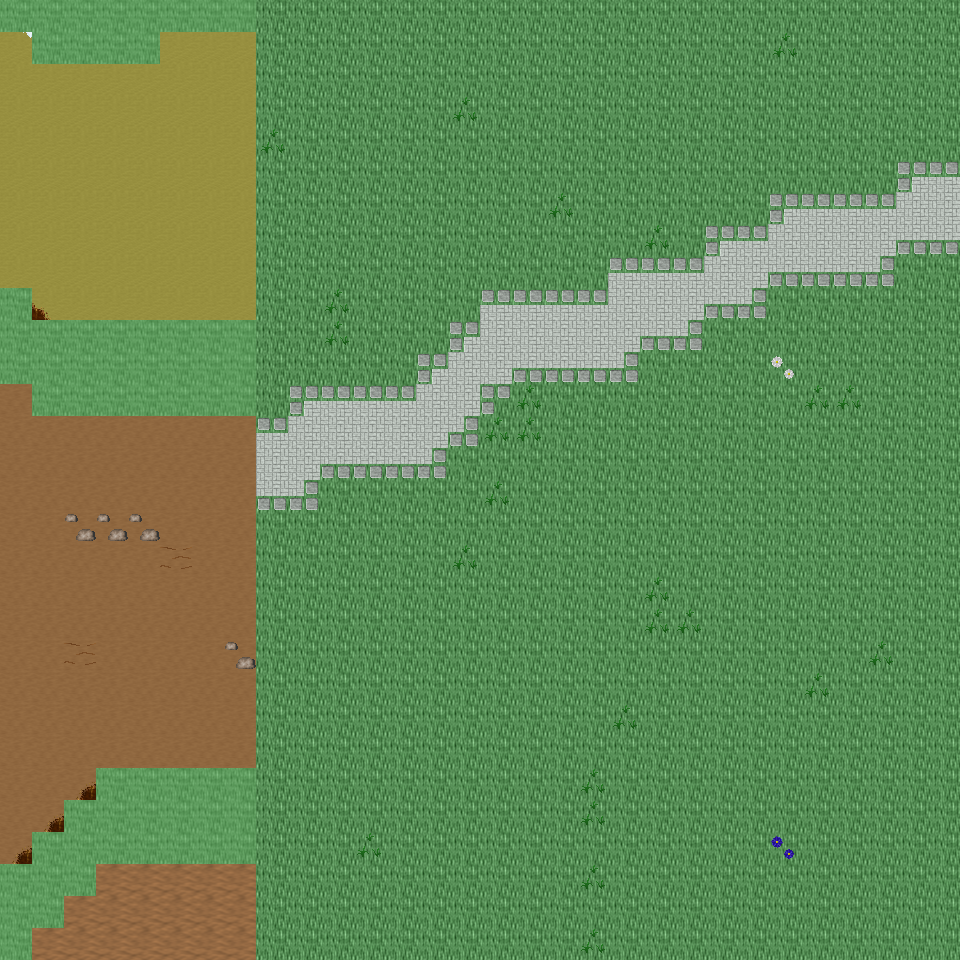

Tiled map render using the project's own tile images. Description and the map definition, with tile-layer contents summarised, below:
An orthogonal 30x30 tile map with 32x32 px tiles, 6 tile layers (Ground, Object, Object2, Above, ...), 31 tilesets and 4 objects (4x mapExit).

<map version="1.0" orientation="orthogonal" renderorder="right-down" width="30" height="30" tilewidth="32" tileheight="32" nextobjectid="5">
  <tileset firstgid="1" name="tileset_ground_ground" tilewidth="32" tileheight="32" tilecount="33" columns="3">
    <image source="../drawable/tileset_ground_ground.png" width="96" height="352" />
  </tileset>
  <tileset firstgid="34" name="tileset_ground_ice_ice" tilewidth="32" tileheight="32" tilecount="3" columns="3">
    <image source="../drawable/tileset_ground_ice_ice.png" width="96" height="32" />
  </tileset>
  <tileset firstgid="37" name="tileset_plant_grasses" tilewidth="32" tileheight="32" tilecount="6" columns="3">
    <image source="../drawable/tileset_plant_grasses.png" width="96" height="64" />
  </tileset>
  <tileset firstgid="43" name="tileset_plant_flower_daisy_white" tilewidth="32" tileheight="32" tilecount="8" columns="2">
    <image source="../drawable/tileset_plant_flower_daisy_white.png" width="64" height="128" />
  </tileset>
  <tileset firstgid="51" name="tileset_plant_flower_daisy_blue" tilewidth="32" tileheight="32" tilecount="8" columns="2">
    <image source="../drawable/tileset_plant_flower_daisy_blue.png" width="64" height="128" />
  </tileset>
  <tileset firstgid="59" name="tileset_ground_ridge_earth_dark" tilewidth="32" tileheight="32" tilecount="96" columns="12">
    <image source="../drawable/tileset_ground_ridge_earth_dark.png" width="384" height="256" />
  </tileset>
  <tileset firstgid="155" name="tileset_ground_rock_pebbles" tilewidth="32" tileheight="32" tilecount="3" columns="1">
    <image source="../drawable/tileset_ground_rock_pebbles.png" width="32" height="96" />
  </tileset>
  <tileset firstgid="158" name="tileset_ground_grass_edges" tilewidth="32" tileheight="32" tilecount="36" columns="12">
    <image source="../drawable/tileset_ground_grass_edges.png" width="384" height="96" />
  </tileset>
  <tileset firstgid="194" name="tileset_plant_bush_bushes" tilewidth="32" tileheight="32" tilecount="10" columns="5">
    <image source="../drawable/tileset_plant_bush_bushes.png" width="160" height="64" />
  </tileset>
  <tileset firstgid="204" name="tileset_plant_stump_stump_purple" tilewidth="32" tileheight="32" tilecount="4" columns="2">
    <image source="../drawable/tileset_plant_stump_stump_purple.png" width="64" height="64" />
  </tileset>
  <tileset firstgid="208" name="tileset_building_wall_stone" tilewidth="32" tileheight="32" tilecount="12" columns="3">
    <image source="../drawable/tileset_building_wall_stone.png" width="96" height="128" />
  </tileset>
  <tileset firstgid="220" name="tileset_ground_ridge_ice_2" tilewidth="32" tileheight="32" tilecount="42" columns="7">
    <image source="../drawable/tileset_ground_ridge_ice_2.png" width="224" height="192" />
  </tileset>
  <tileset firstgid="262" name="tileset_plant_tree_tree_green" tilewidth="32" tileheight="32" tilecount="88" columns="8">
    <image source="../drawable/tileset_plant_tree_tree_green.png" width="256" height="352" />
  </tileset>
  <tileset firstgid="350" name="tileset_building_window_window_long" tilewidth="32" tileheight="32" tilecount="3" columns="3">
    <image source="../drawable/tileset_building_window_window_long.png" width="96" height="32" />
  </tileset>
  <tileset firstgid="353" name="tileset_building_window_window_right" tilewidth="32" tileheight="32" tilecount="2" columns="2">
    <image source="../drawable/tileset_building_window_window_right.png" width="64" height="32" />
  </tileset>
  <tileset firstgid="355" name="tileset_building_door_door_n" tilewidth="32" tileheight="32" tilecount="6" columns="3">
    <image source="../drawable/tileset_building_door_door_n.png" width="96" height="64" />
  </tileset>
  <tileset firstgid="361" name="tileset_building_door_closed_with_key" tilewidth="32" tileheight="32" tilecount="1" columns="1">
    <image source="../drawable/tileset_building_door_closed_with_key.png" width="32" height="32" />
  </tileset>
  <tileset firstgid="362" name="tileset_ground_ladder_horizontal_dark" tilewidth="32" tileheight="32" tilecount="3" columns="1">
    <image source="../drawable/tileset_ground_ladder_horizontal_dark.png" width="32" height="96" />
  </tileset>
  <tileset firstgid="365" name="tileset_ground_ladder_vertical_dark" tilewidth="32" tileheight="32" tilecount="3" columns="3">
    <image source="../drawable/tileset_ground_ladder_vertical_dark.png" width="96" height="32" />
  </tileset>
  <tileset firstgid="368" name="tileset_building_roof_yellow" tilewidth="32" tileheight="32" tilecount="20" columns="5">
    <image source="../drawable/tileset_building_roof_yellow.png" width="160" height="128" />
  </tileset>
  <tileset firstgid="388" name="tileset_logic_creature_gnome" tilewidth="32" tileheight="32" tilecount="6" columns="6">
    <image source="../drawable/tileset_logic_creature_gnome.png" width="192" height="32" />
  </tileset>
  <tileset firstgid="394" name="tileset_logic_creature_orc" tilewidth="32" tileheight="32" tilecount="6" columns="6">
    <image source="../drawable/tileset_logic_creature_orc.png" width="192" height="32" />
  </tileset>
  <tileset firstgid="400" name="tileset_logic_portal" tilewidth="32" tileheight="32" tilecount="24" columns="8">
    <image source="../drawable/tileset_logic_portal.png" width="256" height="96" />
  </tileset>
  <tileset firstgid="424" name="tileset_logic_creature_animal" tilewidth="32" tileheight="32" tilecount="32" columns="8">
    <image source="../drawable/tileset_logic_creature_animal.png" width="256" height="128" />
  </tileset>
  <tileset firstgid="456" name="tileset_logic_collision" tilewidth="32" tileheight="32" tilecount="1" columns="1">
    <image source="../drawable/tileset_logic_collision.png" width="32" height="32" />
  </tileset>
  <tileset firstgid="457" name="tileset_item_blood_nsew_stains" tilewidth="32" tileheight="32" tilecount="4" columns="2">
    <image source="../drawable/tileset_item_blood_nsew_stains.png" width="64" height="64" />
  </tileset>
  <tileset firstgid="461" name="tileset_item_blood_floor_stain" tilewidth="32" tileheight="32" tilecount="1" columns="1">
    <image source="../drawable/tileset_item_blood_floor_stain.png" width="32" height="32" />
  </tileset>
  <tileset firstgid="462" name="tileset_ground_blue_paving" tilewidth="32" tileheight="32" tilecount="2" columns="1">
    <image source="../drawable/tileset_ground_blue_paving.png" width="32" height="64" />
  </tileset>
  <tileset firstgid="464" name="tileset_ground_green_paving" tilewidth="32" tileheight="32" tilecount="18" columns="3">
    <image source="../drawable/tileset_ground_green_paving.png" width="96" height="192" />
  </tileset>
  <tileset firstgid="482" name="tileset_logic_protection" tilewidth="32" tileheight="32" tilecount="2" columns="2">
    <image source="../drawable/tileset_logic_protection.png" width="64" height="32" />
  </tileset>
  <tileset firstgid="484" name="tileset_logic_creature_fowl" tilewidth="32" tileheight="32" tilecount="6" columns="6">
    <image source="../drawable/tileset_logic_creature_fowl.png" width="192" height="32" />
  </tileset>
  <layer name="Ground" width="30" height="30">
    <data>[900 cells, 900 non-empty, 5 distinct tile ids]</data>
  </layer>
  <layer name="Object" width="30" height="30">
    <data>[900 cells, 169 non-empty, 30 distinct tile ids]</data>
  </layer>
  <layer name="Object2" width="30" height="30">
    <data>[900 cells, 0 non-empty, 0 distinct tile ids]</data>
  </layer>
  <layer name="Above" width="30" height="30">
    <data>[900 cells, 0 non-empty, 0 distinct tile ids]</data>
  </layer>
  <layer name="Above2" width="30" height="30">
    <data>[900 cells, 0 non-empty, 0 distinct tile ids]</data>
  </layer>
  <layer name="Walkable" width="30" height="30">
    <data>[900 cells, 60 non-empty, 1 distinct tile ids]</data>
  </layer>
  <objectgroup name="MapEvents">
    <object id="1" name="north" type="mapExit" x="256" y="0" width="704" height="32">
      <properties>
        <property name="map" value="level_0_x174_y43" />
        <property name="x" value="8" />
        <property name="y" value="28" />
      </properties>
    </object>
    <object id="2" name="south" type="mapExit" x="32" y="928" width="928" height="32">
      <properties>
        <property name="map" value="level_0_x174_y45" />
        <property name="x" value="1" />
        <property name="y" value="1" />
      </properties>
    </object>
    <object id="3" name="west" type="mapExit" x="0" y="32" width="32" height="256">
      <properties>
        <property name="map" value="level_0_x173_y44" />
        <property name="x" value="28" />
        <property name="y" value="1" />
      </properties>
    </object>
    <object id="4" name="west2" type="mapExit" x="0" y="384" width="32" height="480">
      <properties>
        <property name="map" value="level_0_x173_y44" />
        <property name="x" value="28" />
        <property name="y" value="12" />
      </properties>
    </object>
  </objectgroup>
</map>
